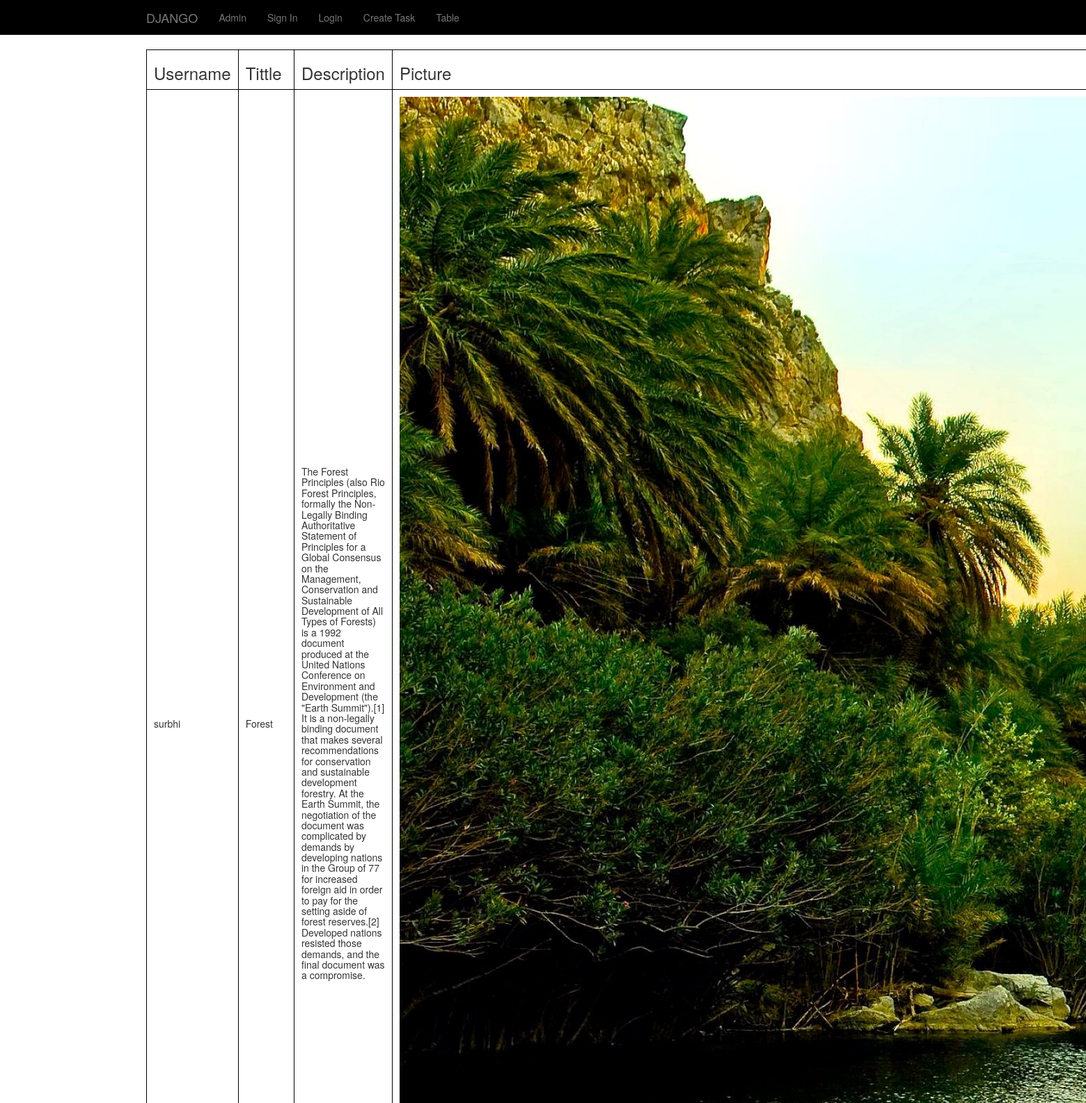
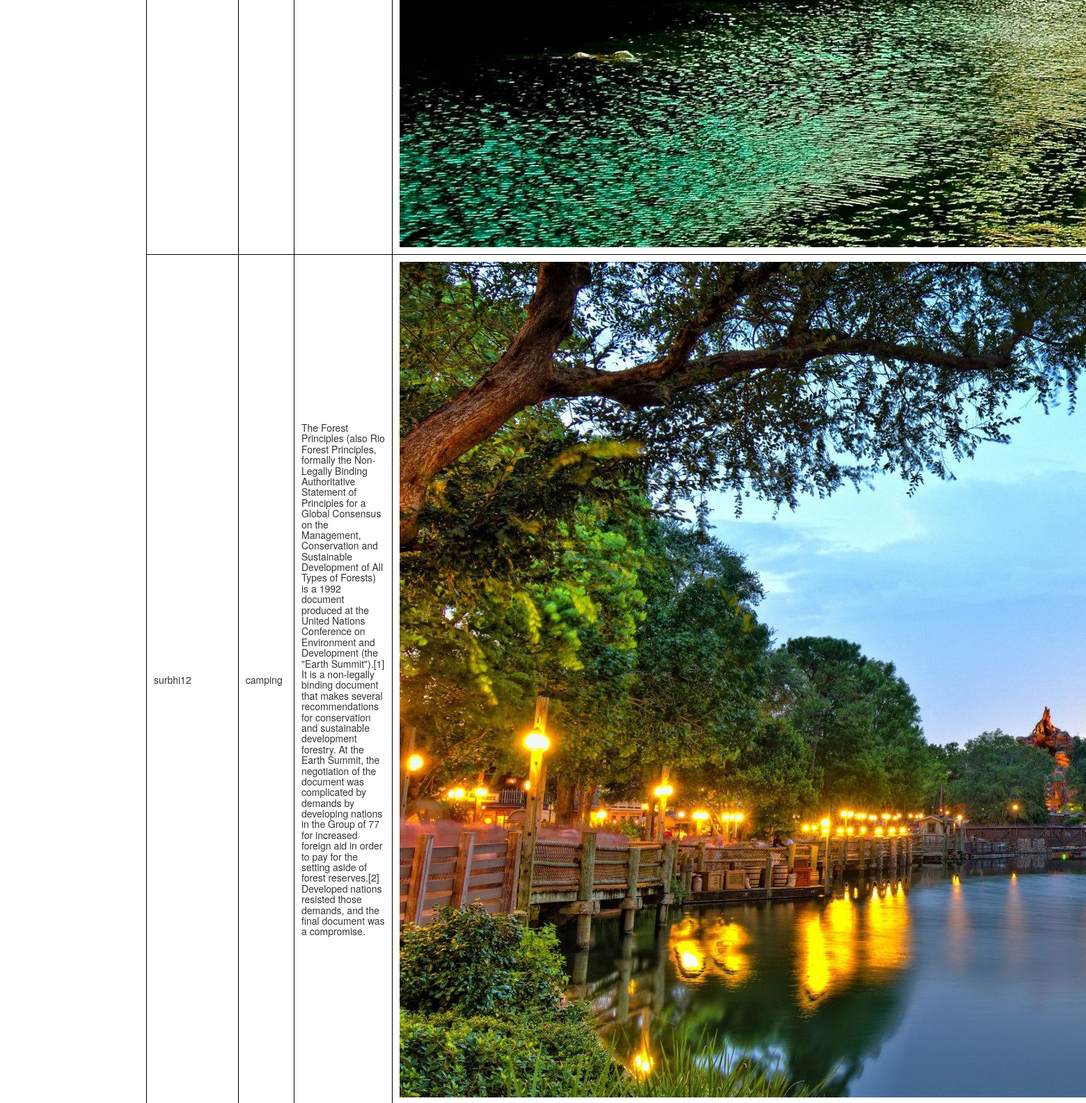
The app's page /taskdisplay/ (upper part) with its own data (2 pictures, top to bottom).
### task1/models.py (models this page shows, shortened)
class Tasks(models.Model):
    uid = models.ForeignKey(User, on_delete=models.CASCADE, default="")
    tid = models.AutoField(primary_key=True)
    task_title = models.CharField(max_length=200,default="")
    task_description = models.TextField(max_length=2000, null=True, default="")
    task_pic = models.ImageField(upload_to='media/task_image')
    create_time_stamp = models.DateTimeField()

class User(models.Model):
    uid = models.AutoField(primary_key=True)
    username = models.CharField(unique=True,max_length=200,default="")
    join_date = models.DateTimeField()
    password = models.CharField(max_length=10,default="")
    def __str__(self):
        return self.username

### task1/views.py (the view)
# urls.py: path('taskdisplay/', views.Displaytask, name = "displaytask")
def Displaytask(request):
    if request.method == 'GET':
        display = Tasks.objects.all()
    return render(request, "displaytask.html", {'display':display})

### templates/displaytask.html (shortened to what this page needs)
{% extends 'basic.html' %}
{% block task1 %}
{% load static %}
<div class="container">
    {% if display %}
    <table>
       <tr>
           <th><h3>Username</h3></th>
           <th><h3>Tittle</h3></th>
           <th><h3>Description</h3></th>
           <th><h3>Picture</h3></th>
       </tr>
        {% for d in display %}
        <tr>
            <td><h5>{{d.uid}} </h5></td>
            <td><h5>{{d.task_title}} </h5></td>
            <td><h5>{{d.task_description}}</h5></td>
            <td><h5><img src="{{ d.task_pic.url }}"></h5></td>
        </tr>
        {% endfor %}
    </table>
    {% endif %}
</div>
{% endblock %}

### templates/basic.html (shortened to what this page needs)
{% load static %}
<html lang="en">
<head>
<link rel="stylesheet" href="https://maxcdn.bootstrapcdn.com/bootstrap/3.3.7/css/bootstrap.min.css">
</head>
<body>
<nav class="navbar navbar-default navbar-static-top">
  <div class="container">
    <ul class="nav navbar-nav">
      <li><a class="navbar-brand" href="/">DJANGO</a></li>
      <li><a class="navbar-link" href="{% url 'admin:index' %}">Admin</a></li>
      <li><a class="navbar-link" href="/">Sign In</a></li>
        {% if user.is_authenticated %}
              <li><a class="navbar-link" href="/logout/">Login</a></li>
        {% else %}
              <li><a class="navbar-link" href="/login/">Login</a></li>
        {% endif %}
        <li><a href="{% url 'task1:createtask' %}" class="navbar-link">Create Task</a></li>
                      <li><a class="navbar-link" href="/task2/task2/">Table</a></li>
    </ul>
  </div>
</nav>
{% block task1 %}
{% endblock %}
</body>
</html>

### templates/basic.html (style rules this page uses)
.navbar { background-color: black; }

### templates/displaytask.html (style rules this page uses)
table, th, td { border: 1px solid black; margin-bottom: 20px; }
h3,h5 { margin-left: 10px; margin-right: 10px; }

### records on screen
Tasks: uid "surbhi", task_title "Forest", task_description "The Forest Principles (also Rio Forest Principles, formally the Non-Legally Binding Authoritative Statement of Principles for a Global Consensus on the Management, Conservation and Sustainable Development of All Types of Forests) is a 1992 document produced at the United Nations Conference on Environment and Development (the \"Earth Summit\").[1] It is a non-legally binding document that makes several recommendations for conservation and sustainable development forestry. At the Earth Summit, the negotiation of the document was complicated by demands by developing nations in the Group of 77 for increased foreign aid in order to pay for the setting aside of forest reserves.[2] Developed nations…", task_pic (picture)
Tasks: uid "surbhi12", task_title "camping", task_description "The Forest Principles (also Rio Forest Principles, formally the Non-Legally Binding Authoritative Statement of Principles for a Global Consensus on the Management, Conservation and Sustainable Development of All Types of Forests) is a 1992 document produced at the United Nations Conference on Environment and Development (the \"Earth Summit\").[1] It is a non-legally binding document that makes several recommendations for conservation and sustainable development forestry. At the Earth Summit, the negotiation of the document was complicated by demands by developing nations in the Group of 77 for increased foreign aid in order to pay for the setting aside of forest reserves.[2] Developed nations…", task_pic (picture)
